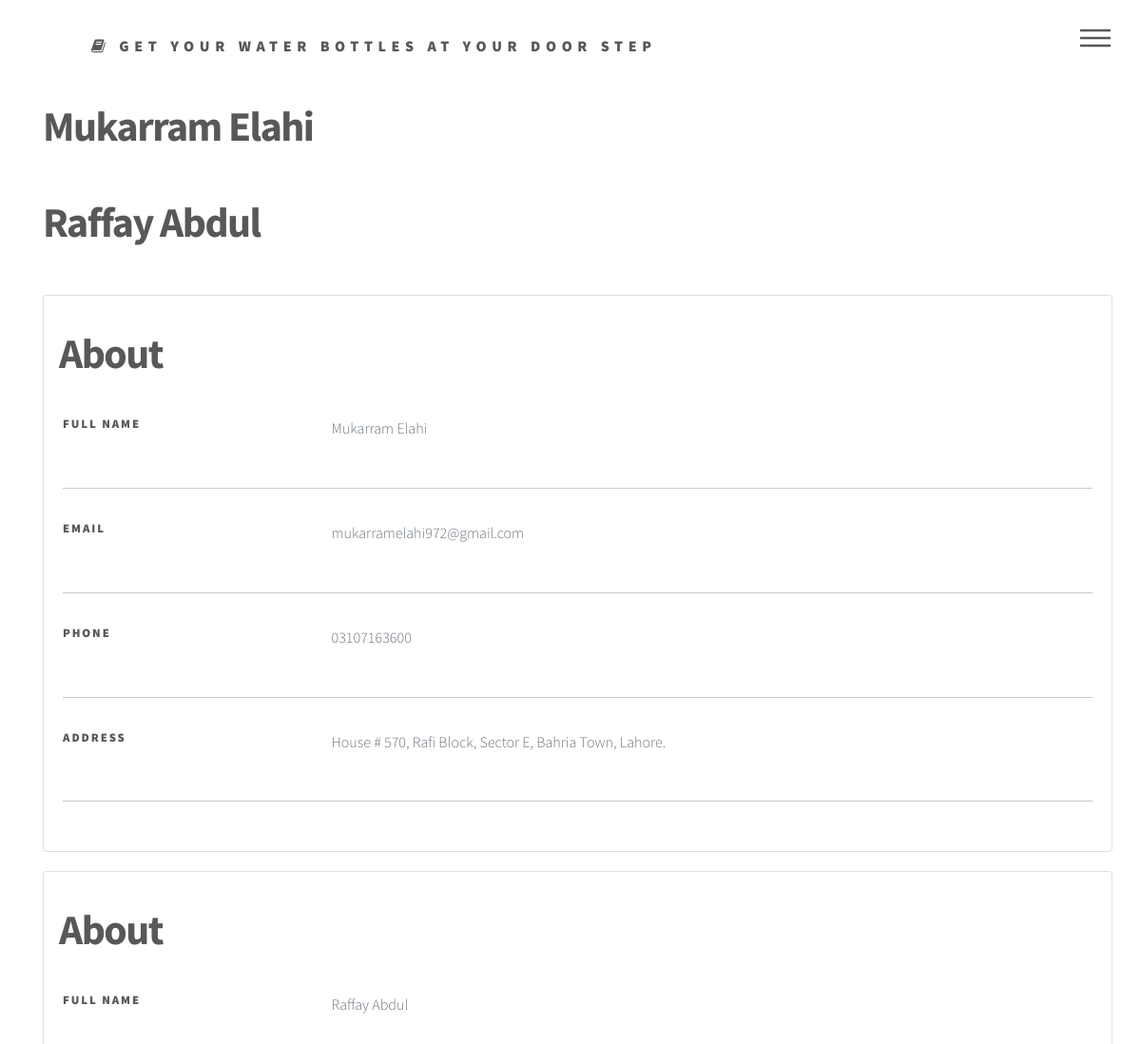
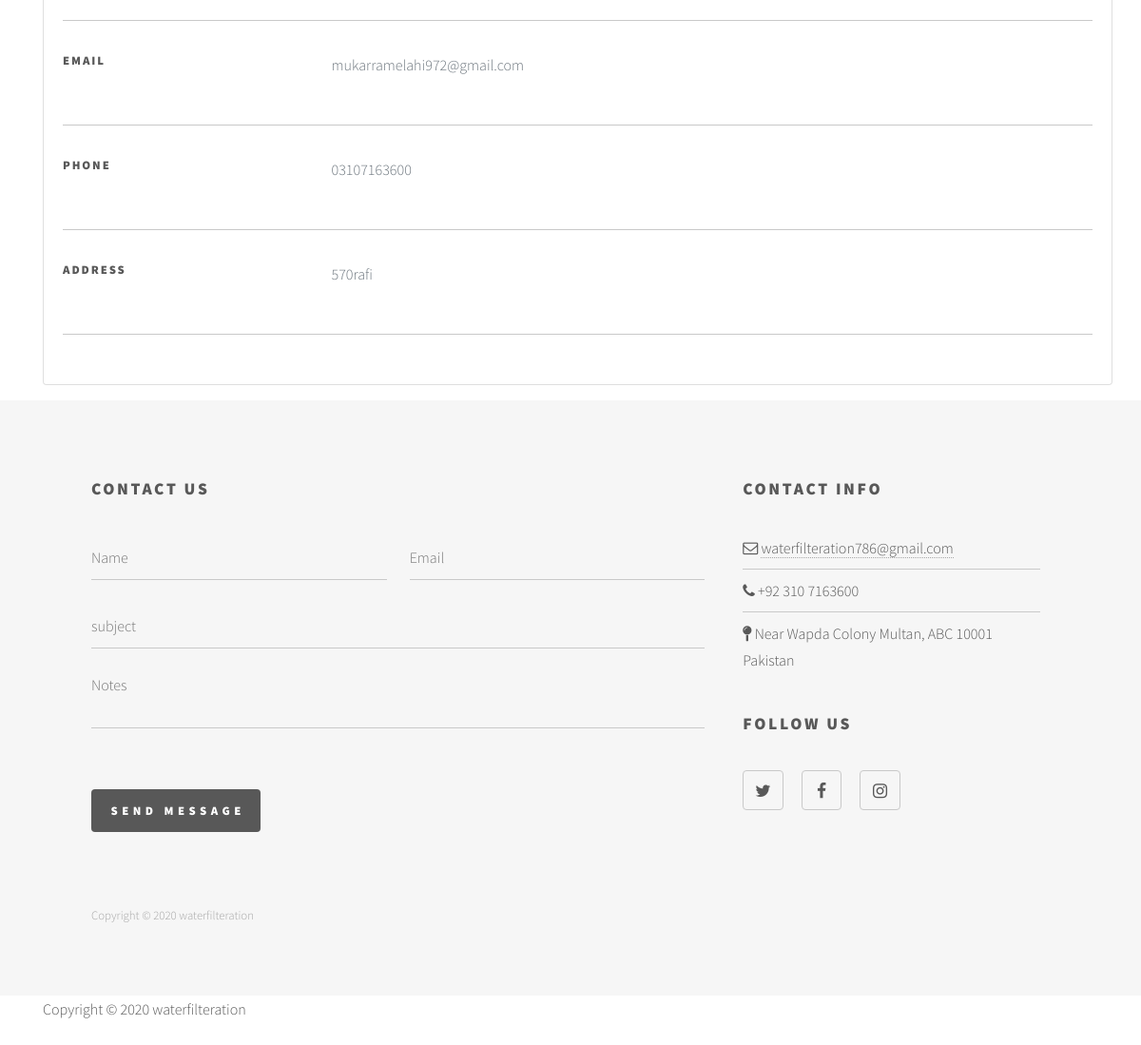
The app's page /profile_user/ with its own data (2 pictures, top to bottom).
### accounts/models.py (models this page shows, shortened)
class Customer(models.Model):
    Customer_first_name=models.CharField(max_length=50)
    Customer_Last_Name=models.CharField(max_length=50)
    Customer_Email=models.EmailField()
    Customer_Password=models.TextField(max_length=20)
    Customer_Contact_Number=models.TextField(max_length=15)
    Customer_Address=models.TextField(max_length=500, null= True)

### accounts/views.py (the view)
# urls.py: path('profile_user/', views.profile_user, name='profile_user'),
def profile_user(request):
    abt= Customer.objects.all()
    return render(request, 'accounts/profile_user.html',{'abt': abt})

### accounts/templates/accounts/profile_user.html (shortened to what this page needs)
{% load static %}
<!DOCTYPE HTML>
<html>
	<head>
		<link rel="stylesheet" href="{% static 'accounts/bootstrap/css/bootstrap.min.css' %}" />
		<link rel="stylesheet" href="{% static 'accounts/css/main.css' %}" />
	</head>
	<body class="is-preload">
			<div id="wrapper">
				<header id="header">
					<div class="inner">
							<a href="{% url 'main'%}" class="logo">
									<span class="fa fa-book"></span> <span class="title">Get your Water Bottles at your door step</span>
								</a>
							<nav>
								<ul>
									<li><a href="#menu">Menu</a></li>
								</ul>
							</nav>
					</div>
				</header>
    {% for data in abt %}
    <div class="page-heading header-text">
    <div class="container">
        <h1>{{data.Customer_first_name}} {{data.Customer_Last_Name}} </h1>
    </div>
    </div>
{% endfor %}
<div class = "container">
    <div class="row">
    {% for data in abt %}
        <div class="col-md-12 mt-1">
          <div class="card mb-3 content">
              <h1 class="m-3 pt-3">About</h1>
              <div class="card-body">
                  <div class="row">
                      <div class="col-md-3">
                          <h5>Full Name</h5>
                      </div>
                      <div class ="col-md-9 text-secondary">
                        {{data.Customer_first_name}} {{data.Customer_Last_Name}}
                      </div>
                  </div>
                  <hr>
                  <div class="row">
                      <div class="col-md-3">
                          <h5>Email</h5>
                      </div>
                      <div class="col-md-9 text-secondary">
                        {{data.Customer_Email}}
                      </div>
                  </div>
                  <hr>
                  <div class="row">
                      <div class="col-md-3">
                          <h5>Phone</h5>
                      </div>
                      <div class="col-md-9 text-secondary">
                        {{data.Customer_Contact_Number}}
                      </div>
                  </div>
                  <hr>
                  <div class="row">
                      <div class="col-md-3">
                          <h5>Address</h5>
                      </div>
                      <div class="col-md-9 text-secondary">
                        {{data.Customer_Address}}
                      </div>
                  </div>
                  <hr>
              </div>
          </div>
      </div>
    {% endfor %}
    </div>
</div>
   <footer id="footer">
    <div class="inner">
      <section>
        <h2>Contact Us</h2>
        <form method="post" action="#">
          <div class="fields">
            <div class="field half">
              <input type="text" name="name" id="name" placeholder="Name" />
            </div>
            <div class="field half">
              <input type="text" name="email" id="email" placeholder="Email" />
            </div>
            <div class="field">
              <input type="text" name="subject" id="subject" placeholder="subject" />
            </div>
            <div class="field">
              <textarea name="message" id="message" rows="3" placeholder="Notes"></textarea>
            </div>
            <div class="field text-right">
              <label>&nbsp;</label>
              <ul class="actions">
                <li><input type="submit" value="Send Message" class="primary" /></li>
              </ul>
            </div>
          </div>
        </form>
      </section>
      <section>
        <h2>Contact Info</h2>
        <ul class="alt">
          <li><span class="fa fa-envelope-o"></span> <a href="mailto:waterfilteration786@gmail.com">waterfilteration786@gmail.com</a></li>
          <li><span class="fa fa-phone"></span> +92 310 7163600 </li>
          <li><span class="fa fa-map-pin"></span> Near Wapda Colony Multan, ABC 10001 Pakistan</li>
        </ul>
        <h2>Follow Us</h2>
        <ul class="icons">
          <li><a href="https://twitter.com/BottleFiltered/media" target="_blank" class="icon style2 fa-twitter"><span class="label">Twitter</span></a></li>
          <li><a href="https://www.facebook.com/groups/125806782969369/?ref=share" target="_blank" class="icon style2 fa-facebook"><span class="label">Facebook</span></a></li>
          <li><a href="https://www.instagram.com/filteredbottles/" target="_blank" class="icon style2 fa-instagram"><span class="label">Instagram</span></a></li>
        </ul>
      </section>
      <ul class="copyright">
        <li>Copyright © 2020 waterfilteration </li>
      </ul>
    </div>
  </footer>
</div>
    <div class="sub-footer">
      <div class="container">
        <div class="row">
          <div class="col-md-12">
            <p>
                Copyright © 2020 waterfilteration
            </p>
          </div>
        </div>
      </div>
    </div>
  </body>
</html>

### records on screen
Customer: Customer_first_name "Mukarram", Customer_Last_Name "Elahi", Customer_Email "mukarramelahi972@gmail.com", Customer_Contact_Number "03107163600", Customer_Address "House # 570, Rafi Block, Sector E, Bahria Town, Lahore."
Customer: Customer_first_name "Raffay", Customer_Last_Name "Abdul", Customer_Email "mukarramelahi972@gmail.com", Customer_Contact_Number "03107163600", Customer_Address "570rafi"
